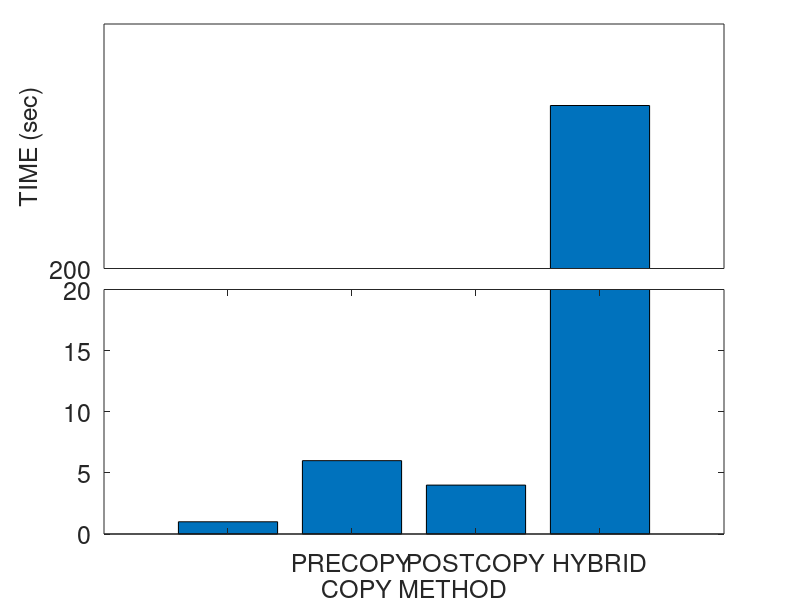
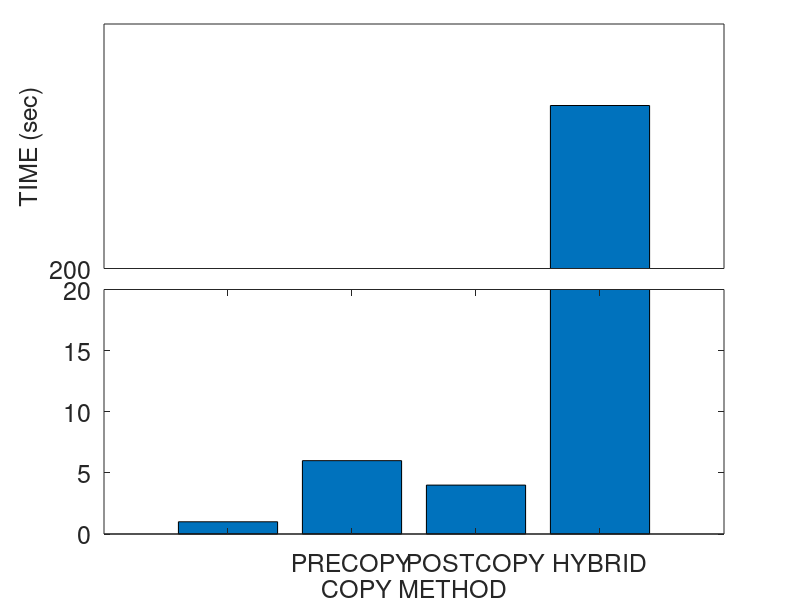
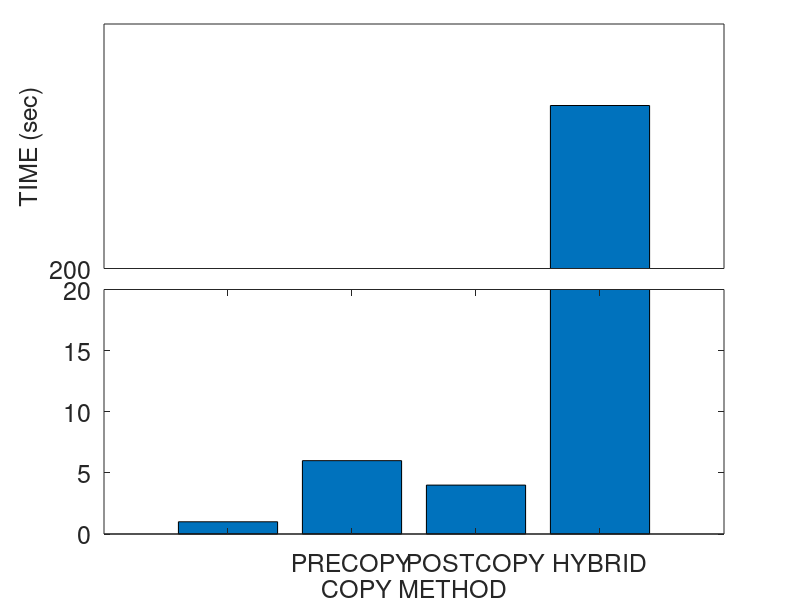

Source code (MATLAB) for these figures, in order:
a=[1 6 4 300];
x = {'', 'PRECOPY', 'POSTCOPY', 'HYBRID', 'PRO-HYBRID', ''};

fontsize = 18;

ylim1=[0 20];
%ylim2=[100 300];
%ylim2=[200 400];
ylim2=[200 350];
xlim=[0 length(a)+1];

figure;

% retrieve your default axis pos
clf;
p0=get(gca,'position')
delete(gcf);

xinterval = 2
xintervals = 1:xinterval:(xinterval*length(x));
yinterval = 2
yintervals = 1:yinterval:(yinterval*length(x));

% create axis1
%a1=axes('position',[p0(1) p0(2) p0(3)/2-.025 p0(4)]);
a1=axes('position',[p0(1) p0(2) p0(3) p0(4)/2]);
%barh(a);
bar(a);
%set(a1,'ylim',ylim1);
set(a1,'ylim',ylim1, 'XTickLabel', x, 'FontSize', fontsize);
xlabel('COPY METHOD', 'FontSize', fontsize);
%ylabel('TIME', 'FontSize', fontsize);

%box off;

% create axis2
%a2=axes('position',[p0(1)+p0(3)/2+.025 p0(2) p0(3)/2-.025 p0(4)]);
a2=axes('position',[p0(1) p0(4)/2+.145 p0(3) p0(4)/2])
%a2=axes('position',[p0(1) p0(2) p0(3) p0(4)/2]);
%barh(a);
bar(a);

%set(a2,'ylim',ylim1);
set(a2,'ylim',ylim2, 'FontSize', fontsize, 'YTick', [200:450:350]);
%ylim(ylim2);
%set(a2,'xlim',xlim,'ylim',ylim2);
set(a2,'xtick',[]);
%set(a2,'xcolor',get(a2,'color'));
ylabel('TIME (sec)', 'FontSize', fontsize);
%box off

%%%%%%%%%%%%%%%% plotting %%%%%%%%%%%%%%%%%%%%%
output = "break_axis";

%figure;
saveas(1, strcat(output, ".png"));
saveas(1, strcat(output, ".emf"));
saveas(1, strcat(output, ".eps"));

%box off
